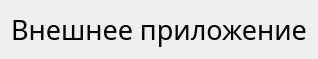
<?xml version="1.0" encoding="UTF-8"?>
<ui version="4.0">
 <class>OutApp</class>
 <widget class="QWidget" name="OutApp">
  <property name="geometry">
   <rect>
    <x>0</x>
    <y>0</y>
    <width>294</width>
    <height>54</height>
   </rect>
  </property>
  <property name="windowTitle">
   <string>Form</string>
  </property>
  <layout class="QGridLayout" name="gridLayout">
   <item row="0" column="0">
    <widget class="QLabel" name="label">
     <property name="font">
      <font>
       <family>Kristen ITC</family>
       <pointsize>20</pointsize>
      </font>
     </property>
     <property name="text">
      <string>Внешнее приложение</string>
     </property>
     <property name="alignment">
      <set>Qt::AlignCenter</set>
     </property>
    </widget>
   </item>
  </layout>
 </widget>
 <resources/>
 <connections/>
</ui>
